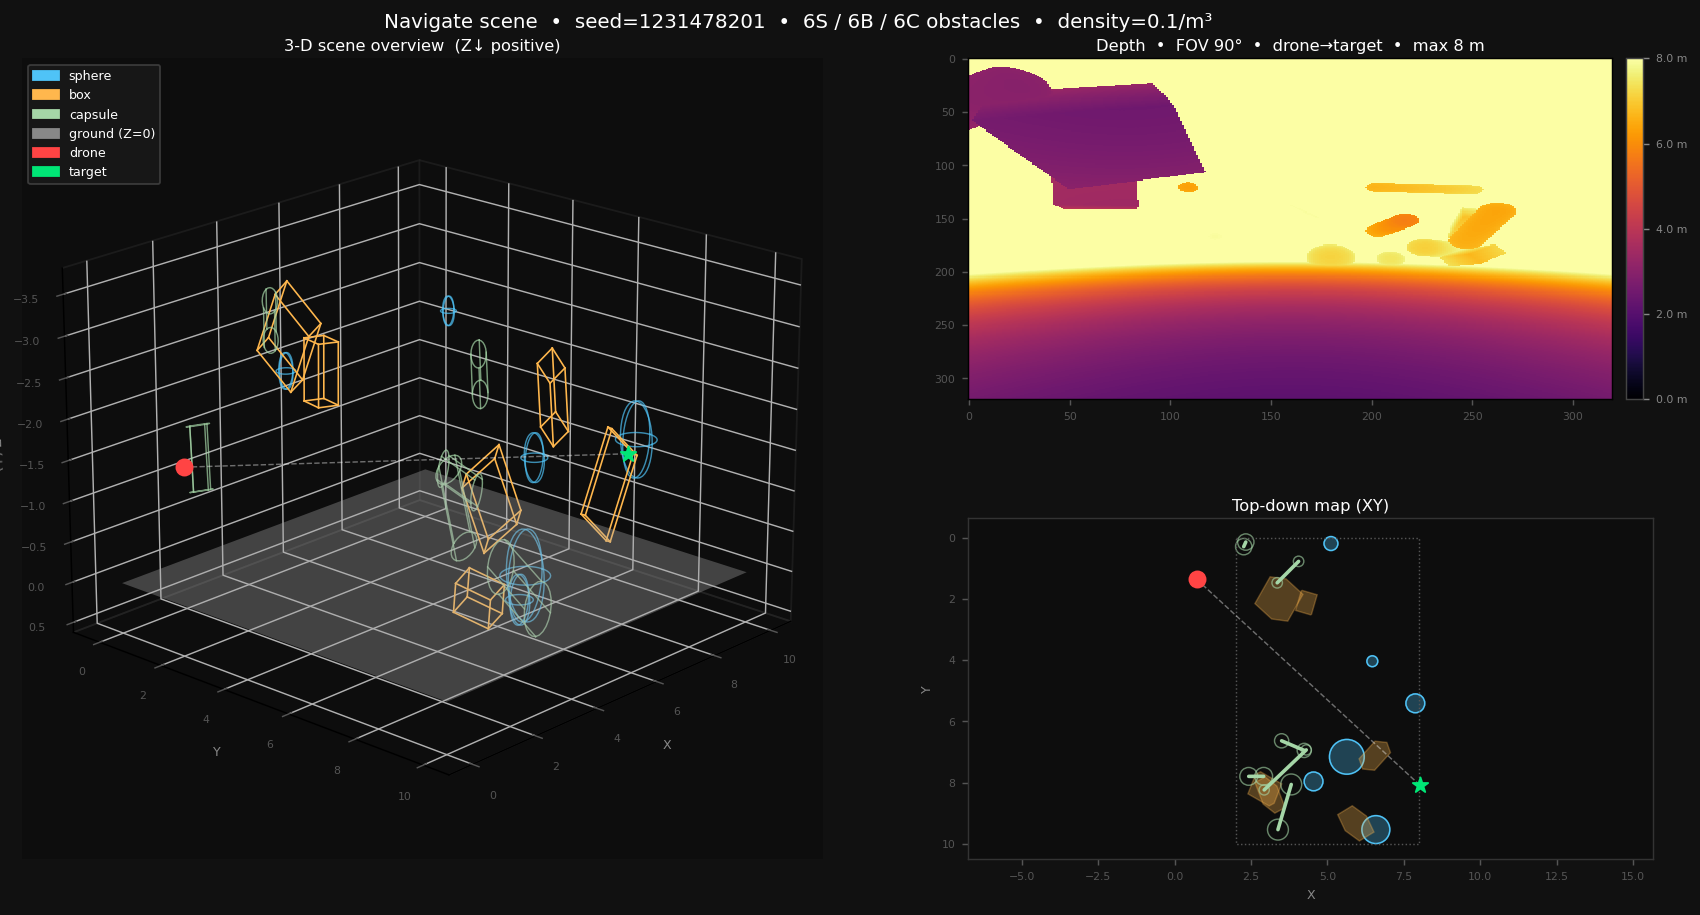

Generate this figure with Python:
"""
test_scene_render.py — Visualise one random Navigate scene.

Renders three panels:
  Left   : 3-D scene overview (drone, target, all obstacles)
  Top-right  : depth image from the drone's perspective (looking toward target)
  Bot-right  : top-down 2-D map (XY plane)

Usage:
    python test_scene_render.py                        # default navigate.yaml
    python test_scene_render.py --config configs/navigate.yaml
    python test_scene_render.py --seed 7
    python test_scene_render.py --save scene.png
"""

import argparse
import os
import sys

import numpy as np
import matplotlib
matplotlib.use("Agg")
import matplotlib.pyplot as plt
import matplotlib.gridspec as gridspec
import matplotlib.patches as mpatches

import jax
import jax.numpy as jnp
import yaml

# Make depth_render importable (it uses bare module-level imports)
_REPO_ROOT  = os.path.dirname(os.path.abspath(__file__))
_DEPTH_DIR  = os.path.join(_REPO_ROOT, "depth_render")
sys.path.insert(0, _DEPTH_DIR)

import scene as dr_scene    # depth_render/scene.py  (Scene / Sphere / Box / Panel)

from envs.multicopter.navigate import Navigate
from envs.multicopter.scene    import SceneConfig


# ---------------------------------------------------------------------------
# Helpers
# ---------------------------------------------------------------------------

def load_navigate_env(config_path: str) -> Navigate:
    with open(config_path) as f:
        cfg = yaml.safe_load(f)
    ecfg = cfg["env"]
    kwargs = {k: v for k, v in ecfg.items() if k != "name"}
    return Navigate(**kwargs, depth_camera=cfg.get("depth_camera"))


def scene_arrays_to_dr_scene(arrays: dict) -> dr_scene.Scene:
    """Convert get_scene_arrays() output → depth_render Scene object."""
    s = dr_scene.Scene()
    Ns = arrays["sphere_centers"].shape[0]
    Nb = arrays["box_centers"].shape[0]
    Nc = arrays["capsule_centers"].shape[0]

    for i in range(Ns):
        s.add_sphere(
            center=tuple(float(x) for x in arrays["sphere_centers"][i]),
            radius=float(arrays["sphere_radii"][i]),
        )
    for i in range(Nb):
        s.add_box(
            center      =tuple(float(x) for x in arrays["box_centers"][i]),
            quaternion  =tuple(float(x) for x in arrays["box_quaternions"][i]),
            half_extents=tuple(float(x) for x in arrays["box_half_extents"][i]),
        )
    for i in range(Nc):
        s.add_capsule(
            center=tuple(float(x) for x in arrays["capsule_centers"][i]),
            axis  =tuple(float(x) for x in arrays["capsule_axes"][i]),
            half_h=float(arrays["capsule_hh"][i]),
            radius=float(arrays["capsule_radii"][i]),
        )
    return s


def depth_to_display(depth_np: np.ndarray, max_range: float = 15.0) -> np.ndarray:
    """Normalise depth to [0, 1] where 0 = blind-zone/dark, 1 = far/no-hit (bright).

    Input convention (post-noise): 0 = closer than min_range (blind zone),
    positive = metres, max_range = no-hit or saturated.
    """
    return np.clip(depth_np, 0.0, max_range) / max_range


# ---------------------------------------------------------------------------
# 3-D scene drawing helpers (same style as depth_render/demo.py)
# ---------------------------------------------------------------------------

def _sphere_rings(ax, center, radius, color, n=40):
    t  = np.linspace(0, 2*np.pi, n)
    cx, cy, cz = center
    ax.plot(cx + radius*np.cos(t), cy + radius*np.sin(t), np.full(n, cz), color=color, lw=0.8, alpha=0.7)
    ax.plot(cx + radius*np.cos(t), np.full(n, cy), cz + radius*np.sin(t), color=color, lw=0.8, alpha=0.7)
    ax.plot(np.full(n, cx), cy + radius*np.cos(t), cz + radius*np.sin(t), color=color, lw=0.8, alpha=0.7)


def _quat_to_rot(q):
    """[qw, qx, qy, qz] → 3×3 rotation matrix (numpy)."""
    qw, qx, qy, qz = q
    return np.array([
        [1-2*(qy**2+qz**2),   2*(qx*qy-qz*qw),   2*(qx*qz+qy*qw)],
        [  2*(qx*qy+qz*qw), 1-2*(qx**2+qz**2),   2*(qy*qz-qx*qw)],
        [  2*(qx*qz-qy*qw),   2*(qy*qz+qx*qw), 1-2*(qx**2+qy**2)],
    ])


def _box_wireframe(ax, center, quaternion, half_extents, color):
    cx, cy, cz = center
    hx, hy, hz = half_extents
    R = _quat_to_rot(quaternion)
    # 8 local-frame corners
    local = np.array([
        [-hx, -hy, -hz], [+hx, -hy, -hz],
        [+hx, +hy, -hz], [-hx, +hy, -hz],
        [-hx, -hy, +hz], [+hx, -hy, +hz],
        [+hx, +hy, +hz], [-hx, +hy, +hz],
    ])
    v = (R @ local.T).T + np.array([cx, cy, cz])
    for a, b in [(0,1),(1,2),(2,3),(3,0),(4,5),(5,6),(6,7),(7,4),(0,4),(1,5),(2,6),(3,7)]:
        ax.plot([v[a,0],v[b,0]], [v[a,1],v[b,1]], [v[a,2],v[b,2]], color=color, lw=0.9)


def _panel_outline(ax, center, normal, tangent, half_w, half_h, color):
    c = np.array(center, float)
    n = np.array(normal,  float); n /= np.linalg.norm(n)
    t = np.array(tangent, float); t /= np.linalg.norm(t)
    b = np.cross(n, t);           b /= np.linalg.norm(b)
    corners = [c+half_w*t+half_h*b, c-half_w*t+half_h*b,
               c-half_w*t-half_h*b, c+half_w*t-half_h*b,
               c+half_w*t+half_h*b]
    xs = [p[0] for p in corners]
    ys = [p[1] for p in corners]
    zs = [p[2] for p in corners]
    ax.plot(xs, ys, zs, color=color, lw=1.2, alpha=0.85)


def _capsule_3d(ax, center, axis, half_h, radius, color, n=24):
    """Draw a capsule as rings along its axis plus end-cap circles."""
    c   = np.array(center, float)
    axs = np.array(axis,   float); axs /= np.linalg.norm(axs)
    A   = c - half_h * axs
    B   = c + half_h * axs

    # Build an orthonormal frame around the axis
    perp = np.array([1., 0., 0.]) if abs(axs[0]) < 0.9 else np.array([0., 1., 0.])
    u = np.cross(axs, perp); u /= np.linalg.norm(u)
    v = np.cross(axs, u)

    t = np.linspace(0, 2 * np.pi, n)
    ring = radius * (np.outer(np.cos(t), u) + np.outer(np.sin(t), v))

    # Cylinder body: two end rings + 4 side lines
    for end in (A, B):
        pts = end + ring
        ax.plot(pts[:, 0], pts[:, 1], pts[:, 2], color=color, lw=0.8, alpha=0.7)
    for j in range(0, n, n // 4):
        ax.plot([A[0]+ring[j,0], B[0]+ring[j,0]],
                [A[1]+ring[j,1], B[1]+ring[j,1]],
                [A[2]+ring[j,2], B[2]+ring[j,2]], color=color, lw=0.8, alpha=0.7)


def draw_3d_scene(ax, arrays, drone_pos, target_pos, cfg: SceneConfig):
    ax.set_facecolor("#0d0d0d")

    Ns = arrays["sphere_centers"].shape[0]
    Nb = arrays["box_centers"].shape[0]
    Nc = arrays["capsule_centers"].shape[0]

    # Ground plane at Z=0 (Z-down positive: Z=0 is the ground surface)
    gx = np.linspace(0, 10, 2)
    gy = np.linspace(0, 10, 2)
    gxx, gyy = np.meshgrid(gx, gy)
    gzz = np.zeros_like(gxx)
    ax.plot_surface(gxx, gyy, gzz, color="#dddddd", alpha=0.35, zorder=0, linewidth=0)

    for i in range(Ns):
        _sphere_rings(ax, arrays["sphere_centers"][i], float(arrays["sphere_radii"][i]), "#4fc3f7")
    for i in range(Nb):
        _box_wireframe(ax, arrays["box_centers"][i], arrays["box_quaternions"][i], arrays["box_half_extents"][i], "#ffb74d")
    for i in range(Nc):
        _capsule_3d(ax, arrays["capsule_centers"][i], arrays["capsule_axes"][i],
                    float(arrays["capsule_hh"][i]), float(arrays["capsule_radii"][i]), "#a5d6a7")

    ax.scatter(*drone_pos,  color="#ff4444", s=80, zorder=10, depthshade=False)
    ax.scatter(*target_pos, color="#00e676", s=80, marker="*", zorder=10, depthshade=False)
    ax.plot([drone_pos[0], target_pos[0]],
            [drone_pos[1], target_pos[1]],
            [drone_pos[2], target_pos[2]], "--", color="#ffffff", lw=0.8, alpha=0.4)

    ax.set_xlabel("X", color="#888", fontsize=7, labelpad=2)
    ax.set_ylabel("Y", color="#888", fontsize=7, labelpad=2)
    ax.set_zlabel("Z (↓)", color="#888", fontsize=7, labelpad=2)
    ax.invert_yaxis()
    ax.invert_zaxis()   # Z-down positive: larger Z values appear lower
    ax.tick_params(colors="#555", labelsize=6)
    for pane in (ax.xaxis.pane, ax.yaxis.pane, ax.zaxis.pane):
        pane.fill = False; pane.set_edgecolor("#2a2a2a")


def draw_2d_topdown(ax, arrays, drone_pos, target_pos, cfg: SceneConfig):
    """Top-down XY map."""
    ax.set_facecolor("#0d0d0d")

    Ns = arrays["sphere_centers"].shape[0]
    Nb = arrays["box_centers"].shape[0]
    Nc = arrays["capsule_centers"].shape[0]

    # Spheres → circles
    for i in range(Ns):
        c = arrays["sphere_centers"][i]
        r = float(arrays["sphere_radii"][i])
        circle = plt.Circle((c[0], c[1]), r, color="#4fc3f7", fill=True, alpha=0.3)
        ax.add_patch(circle)
        circle2 = plt.Circle((c[0], c[1]), r, color="#4fc3f7", fill=False, lw=0.8)
        ax.add_patch(circle2)

    # Boxes → rotated rectangles (XY projection of 8 OBB corners)
    for i in range(Nb):
        c  = arrays["box_centers"][i]
        q  = arrays["box_quaternions"][i]
        he = arrays["box_half_extents"][i]
        R  = _quat_to_rot(q)
        hx, hy, hz = he
        local = np.array([
            [-hx,-hy,-hz],[+hx,-hy,-hz],[+hx,+hy,-hz],[-hx,+hy,-hz],
            [-hx,-hy,+hz],[+hx,-hy,+hz],[+hx,+hy,+hz],[-hx,+hy,+hz],
        ])
        corners_3d = (R @ local.T).T + c
        xy = corners_3d[:, :2]
        # Convex hull of XY projections
        from matplotlib.patches import Polygon as MplPolygon
        from scipy.spatial import ConvexHull
        try:
            hull = ConvexHull(xy)
            hull_pts = xy[hull.vertices]
            poly = MplPolygon(hull_pts, closed=True, color="#ffb74d", fill=True, alpha=0.3, lw=0.8, edgecolor="#ffb74d")
        except Exception:
            poly = MplPolygon(xy, closed=True, color="#ffb74d", fill=True, alpha=0.3, lw=0.8, edgecolor="#ffb74d")
        ax.add_patch(poly)

    # Capsules → line segment (XY projection of axis) with end circles
    for i in range(Nc):
        c   = arrays["capsule_centers"][i]
        axs = arrays["capsule_axes"][i]; axs = axs / (np.linalg.norm(axs) + 1e-8)
        hh  = float(arrays["capsule_hh"][i])
        r   = float(arrays["capsule_radii"][i])
        A   = c[:2] - hh * axs[:2]
        B   = c[:2] + hh * axs[:2]
        ax.plot([A[0], B[0]], [A[1], B[1]], color="#a5d6a7", lw=2.0, solid_capstyle="round")
        ax.add_patch(plt.Circle((A[0], A[1]), r, color="#a5d6a7", fill=False, lw=0.8, alpha=0.6))
        ax.add_patch(plt.Circle((B[0], B[1]), r, color="#a5d6a7", fill=False, lw=0.8, alpha=0.6))

    ax.scatter(drone_pos[0],  drone_pos[1],  color="#ff4444", s=80, zorder=5)
    ax.scatter(target_pos[0], target_pos[1], color="#00e676", s=80, marker="*", zorder=5)
    ax.plot([drone_pos[0], target_pos[0]], [drone_pos[1], target_pos[1]],
            "--", color="#ffffff", lw=0.8, alpha=0.4)

    # Arena outline
    ax.add_patch(plt.Rectangle(
        (cfg.arena_x_min, cfg.arena_y_min),
        cfg.arena_x_max - cfg.arena_x_min,
        cfg.arena_y_max - cfg.arena_y_min,
        fill=False, edgecolor="#555", lw=0.8, linestyle=":",
    ))

    ax.set_aspect("equal", adjustable="datalim")
    ax.invert_yaxis()
    ax.set_xlabel("X", color="#888", fontsize=7)
    ax.set_ylabel("Y", color="#888", fontsize=7)
    ax.tick_params(colors="#555", labelsize=6)


# ---------------------------------------------------------------------------
# Main
# ---------------------------------------------------------------------------

def main():
    parser = argparse.ArgumentParser()
    parser.add_argument("--config", default="configs/navigate.yaml")
    parser.add_argument("--seed",   type=int, default=None)
    parser.add_argument("--save",   default="test_scene_render.png")
    args = parser.parse_args()

    # ---- Build env & sample one episode -----------------------------------
    env = load_navigate_env(args.config)
    print(env.scene_cfg.summary())

    seed = args.seed if args.seed is not None else np.random.randint(0, 2**31 - 1)
    print(f"Seed   : {seed}")
    key         = jax.random.PRNGKey(seed)
    obs, state, _ = env.reset(key)

    drone_pos  = np.array(state[0:3])
    target_pos = np.array(state[19:22])
    arrays     = {k: np.array(v) for k, v in env.get_scene_arrays(state).items()}

    print(f"Drone  : {drone_pos}")
    print(f"Target : {target_pos}")
    print(f"Dist   : {np.linalg.norm(target_pos - drone_pos):.2f} m")
    print(f"Obstacles: Ns={arrays['sphere_centers'].shape[0]}  "
          f"Nb={arrays['box_centers'].shape[0]}  "
          f"Nc={arrays['capsule_centers'].shape[0]}")

    # ---- Build depth_render Scene (for 3-D visualisation only) ------------
    dr_scene_obj = scene_arrays_to_dr_scene(arrays)
    dr_scene_obj.add_plane(point=(0.0, 0.0, 0.0), normal=(0.0, 0.0, -1.0), label="ground")
    print(dr_scene_obj.summary())

    # ---- Depth image via env.get_depth ------------------------------------
    print(f"\nRendering {env.cam_width}×{env.cam_height} depth image …")
    depth_np = np.array(env.get_depth(state))
    valid = depth_np > 0.0
    if valid.any():
        print(f"  valid {valid.mean()*100:.1f}% of pixels  "
              f"depth range [{depth_np[valid].min():.2f}, {depth_np[valid].max():.2f}] m")
    else:
        print("  no valid pixels (empty scene or all out of range)")

    # ---- Figure layout -------------------------------------------------------
    #
    #   ┌─────────────────────┬─────────────────┐
    #   │                     │  depth image    │
    #   │   3-D scene view    ├─────────────────┤
    #   │                     │  top-down map   │
    #   └─────────────────────┴─────────────────┘

    fig = plt.figure(figsize=(14, 7), facecolor="#111111")
    fig.suptitle(
        f"Navigate scene  •  seed={seed}  •  "
        f"{env.scene_cfg.n_spheres}S / {env.scene_cfg.n_boxes}B / {env.scene_cfg.n_capsules}C obstacles  •  "
        f"density={env.scene_cfg.obstacle_density}/m³",
        color="white", fontsize=11, y=0.98,
    )

    outer = gridspec.GridSpec(1, 2, figure=fig, wspace=0.08,
                              left=0.03, right=0.97, top=0.93, bottom=0.05,
                              width_ratios=[1.4, 1])
    right_gs = gridspec.GridSpecFromSubplotSpec(2, 1, subplot_spec=outer[1], hspace=0.35)

    # 3-D overview
    ax3d = fig.add_subplot(outer[0], projection="3d")
    ax3d.set_facecolor("#0d0d0d")
    draw_3d_scene(ax3d, arrays, drone_pos, target_pos, env.scene_cfg)
    # Orient 3D view to match depth camera direction:
    # look from *behind* the drone toward the target so left/right
    # match the depth image (instead of the default which looks
    # from roughly the opposite side and appears left-right mirrored).
    _dx = float(drone_pos[0] - target_pos[0])
    _dy = float(drone_pos[1] - target_pos[1])
    ax3d.view_init(elev=20, azim=float(np.degrees(np.arctan2(_dy, _dx))))
    ax3d.set_title("3-D scene overview  (Z↓ positive)", color="white", fontsize=9, pad=4)
    legend_elems = [
        mpatches.Patch(color="#4fc3f7", label="sphere"),
        mpatches.Patch(color="#ffb74d", label="box"),
        mpatches.Patch(color="#a5d6a7", label="capsule"),
        mpatches.Patch(color="#888888", label="ground (Z=0)"),
        mpatches.Patch(color="#ff4444", label="drone"),
        mpatches.Patch(color="#00e676", label="target"),
    ]
    ax3d.legend(handles=legend_elems, fontsize=7, loc="upper left",
                facecolor="#1a1a1a", edgecolor="#444", labelcolor="white", framealpha=0.8)

    # Depth image
    ax_depth = fig.add_subplot(right_gs[0])
    ax_depth.set_facecolor("#000000")
    disp = depth_to_display(depth_np, max_range=env.cam_max_range)
    im = ax_depth.imshow(disp, cmap="inferno", vmin=0, vmax=1,
                         aspect="auto", interpolation="nearest")
    ax_depth.set_title(
        f"Depth  •  FOV {env.cam_fov_deg:.0f}°  •  drone→target  •  max {env.cam_max_range:.0f} m",
        color="white", fontsize=9, pad=4,
    )
    ax_depth.tick_params(colors="#555", labelsize=6)
    cbar = fig.colorbar(im, ax=ax_depth, fraction=0.04, pad=0.02)
    n_ticks = 5
    tick_vals = np.linspace(0, 1, n_ticks)
    cbar.set_ticks(tick_vals)
    cbar.set_ticklabels([f"{v * env.cam_max_range:.1f} m" for v in tick_vals])
    cbar.ax.tick_params(colors="#888", labelsize=6)
    cbar.outline.set_edgecolor("#444")

    # Top-down map
    ax2d = fig.add_subplot(right_gs[1])
    draw_2d_topdown(ax2d, arrays, drone_pos, target_pos, env.scene_cfg)
    ax2d.set_title("Top-down map (XY)", color="white", fontsize=9, pad=4)
    ax2d.set_facecolor("#0d0d0d")
    ax2d.tick_params(colors="#555", labelsize=6)
    for sp in ax2d.spines.values():
        sp.set_edgecolor("#333")

    out = args.save
    fig.savefig(out, dpi=130, bbox_inches="tight", facecolor=fig.get_facecolor())
    print(f"\nSaved → {out}")

    print(depth_np)


if __name__ == "__main__":
    main()
